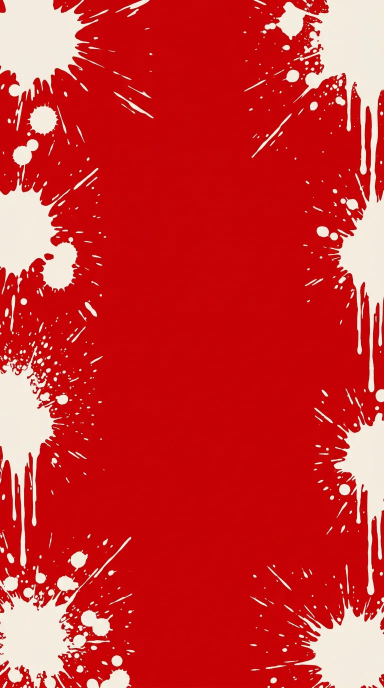
#> input picture src/p5r-red/assets/chat/bg_red.webp, 768 x 1376 px (shown at 1/2 size)
$ python -i prep_party.py   (imports and definitions only)
#> lines starting #> are read from the running program, lines starting #| are printed output that depends on the picture; after the words box and inside, x2 and y2 are one past the last pixel; in counts of white or black regions, pixels touching at a corner belong together
# M3 第二阶段：队伍名单驱动的角色素材（官方 ATLUS/SEGA 图 = 私有自用；背影为 generate_image 伪官方）。
# 输出（src/umbra/skins/p5r-red/assets/）：
#   head.<id>.webp   320x160  [ink 160 | color 160]   —— 首包只装当前队伍 + oracle
#   char.<id>.webp   1280x1120 atlas: cutin 1280x320 / bust 400 / nomask 400 / mask 400 / body 300x400 —— 懒加载
#   back.<id>.webp   场上背影（高 640）—— 懒加载
#   persona.<id>.webp 人格面具（蓝焰描边 + 辉光烘焙）—— 懒加载
#   show.<pair>.webp SHOWTIME 定格画 1280x720 —— 懒加载
# 行信息写 work/party-assets.json（build_manifest 合并），来源逐张记录。
from PIL import Image, ImageOps, ImageFilter, ImageEnhance, ImageChops, ImageDraw
import numpy as np
from scipy import ndimage
import os, json
ROOT = os.path.join(os.path.dirname(__file__), '..')
F = os.path.join(ROOT, 'work', 'party-src', 'fandom') + '/'
G = os.path.join(ROOT, 'work', 'gen') + '/'
O = '/workspace/work/umbra-red/red/assets/official/'
D = os.path.join(ROOT, 'src', 'umbra', 'skins', 'p5r-red', 'assets')
# [1 line not run here, left out]
rows = []
# ONLY=chars,show,bg,finish 只重做部分（其余行沿用 work/party-assets.json）——整跑 >2 分钟
ONLY = set(filter(None, os.environ.get('ONLY', 'chars,show,bg,finish').split(',')))
# [1 line not run here, left out]

# [8 lines left out: function save, not called in this run]

def tight(im):
    bb = im.getbbox(); return im.crop(bb) if bb else im
def fit(im, box):
    im = im.copy(); im.thumbnail(box, Image.LANCZOS); return im
def src(k):
    s = SRC[k]; return f"{s['title']} — {s['page']}"
# [46 lines left out: functions key_white, despill, toon, ink, not called in this run]

def square(im, n):
    im = fit(im, (n, n)); c = Image.new('RGBA', (n, n), (0, 0, 0, 0)); c.paste(im, ((n - im.width) // 2, n - im.height), im); return c

def glow(im, pad=36):
    """人格面具显形：蓝焰描边 + 蓝白辉光（离线烘焙，运行时不占滤镜名额）"""
    im = im.convert('RGBA'); w, h = im.size
    c = Image.new('RGBA', (w + pad * 2, h + pad * 2), (0, 0, 0, 0)); c.paste(im, (pad, pad), im)
    a = c.split()[-1]
    g1 = a.filter(ImageFilter.MaxFilter(15)).filter(ImageFilter.GaussianBlur(14)).point(lambda v: min(255, int(v * 1.25)))
    g2 = a.filter(ImageFilter.MaxFilter(7)).filter(ImageFilter.GaussianBlur(3))
    out = Image.new('RGBA', c.size, (40, 110, 255, 0)); out.putalpha(g1)
    rim = Image.new('RGBA', c.size, (170, 225, 255, 0)); rim.putalpha(g2)
    out.alpha_composite(rim)
    # 本体略偏冷（原作显形瞬间被蓝焰映照），保留原色
    body = c.copy(); rgb = body.convert('RGB'); blue = Image.new('RGB', c.size, (60, 120, 255))
    body2 = Image.blend(rgb, blue, 0.12).convert('RGBA'); body2.putalpha(a)
    out.alpha_composite(body2)
    return out

# ---------------------------------------------------------------- roster visuals
CH = {
 # id: masked bust, nomask, cutin, body(front, silhouettes), back, persona, mask box (fractions of bust), mask mode
 'joker':  dict(bust='head.joker', nomask=None, cut=O + 'slots/hero-cutin.webp', body=O + 'slots/hero.webp', back=G + 'joker-back.png', persona='per.arsene2', box=(0.18, 0.27, 0.74, 0.56), mode='bright'),
 'skull':  dict(bust='head.skull', nomask='nomask.skull', cut='cut.skull', body='body.skull', back=G + 'skull-back.png', persona='per.kidd', box=(0.36, 0.26, 0.94, 0.76)),
 'mona':   dict(bust='head.mona', nomask=None, cut='cut.mona', body='body.mona', back=G + 'mona-back.png', persona='per.zorro', box=None),
 'panther':dict(bust='head.panther', nomask='nomask.panther', cut='cut.panther', body='body.panther', back=G + 'panther-back.png', persona='per.carmen', box=(0.18, 0.0, 0.64, 0.44)),
 'fox':    dict(bust='head.fox', nomask='nomask.fox', cut='cut.fox', body='body.fox', back=G + 'fox-back.png', persona='per.goemon', box=(0.30, 0.0, 0.82, 0.68)),
 'queen':  dict(bust='head.queen', nomask='nomask.queen', cut='cut.queen', body='body.queen', back=G + 'queen-back.png', persona='per.johanna', box=(0.16, 0.34, 0.68, 0.68), mode='seg', sat=70, vmin=62, hull=True),
 'noir':   dict(bust='head.noir', nomask='nomask.noir', cut='cut.noir', body='body.noir', back=G + 'noir-back2.png', persona='per.milady', box=(0.13, 0.50, 0.84, 0.69), mode='seg', seg='dark'),
 'crow':   dict(bust='head.crow', nomask=None, cut='cut.crow', body='body.crow', back=G + 'crow-back2.png', persona='per.robin', box=(0.20, 0.0, 0.88, 0.72), mode='all'),
 'violet': dict(bust='head.violet', nomask='nomask.violet', cut='cut.violet', body='body.violet', back=G + 'violet-back.png', persona='per.cendrillon', box=(0.18, 0.38, 0.62, 0.64), mode='seg'),
 'oracle': dict(bust='head.oracle', nomask=None, cut='cut.oracle', body='body.oracle', back=None, persona=None, box=None),
}
# [16 lines left out: functions fpath, note_of, mona_band, not called in this run]

all_src = {}
# [104 lines not run here, left out]
# 第四阶段：Joker × Skull SHOWTIME 定格画 —— P5R 原作没有这一组，用两人官方立绘合成（红底放射线 + 黑斜带 + 网点 + 双层描边），标「伪官方·待替换」
def _mx(a, k):
    return Image.fromarray(ndimage.maximum_filter(np.asarray(a), size=k))
# [7 lines left out: function outline, not called in this run]
def padded(im, p=20):
    c = Image.new('RGBA', (im.width + 2 * p, im.height + 2 * p), (0, 0, 0, 0)); c.paste(im, (p, p), im); return c
cv = Image.new('RGBA', (1280, 720), (229, 25, 28, 255)); dr = ImageDraw.Draw(cv)
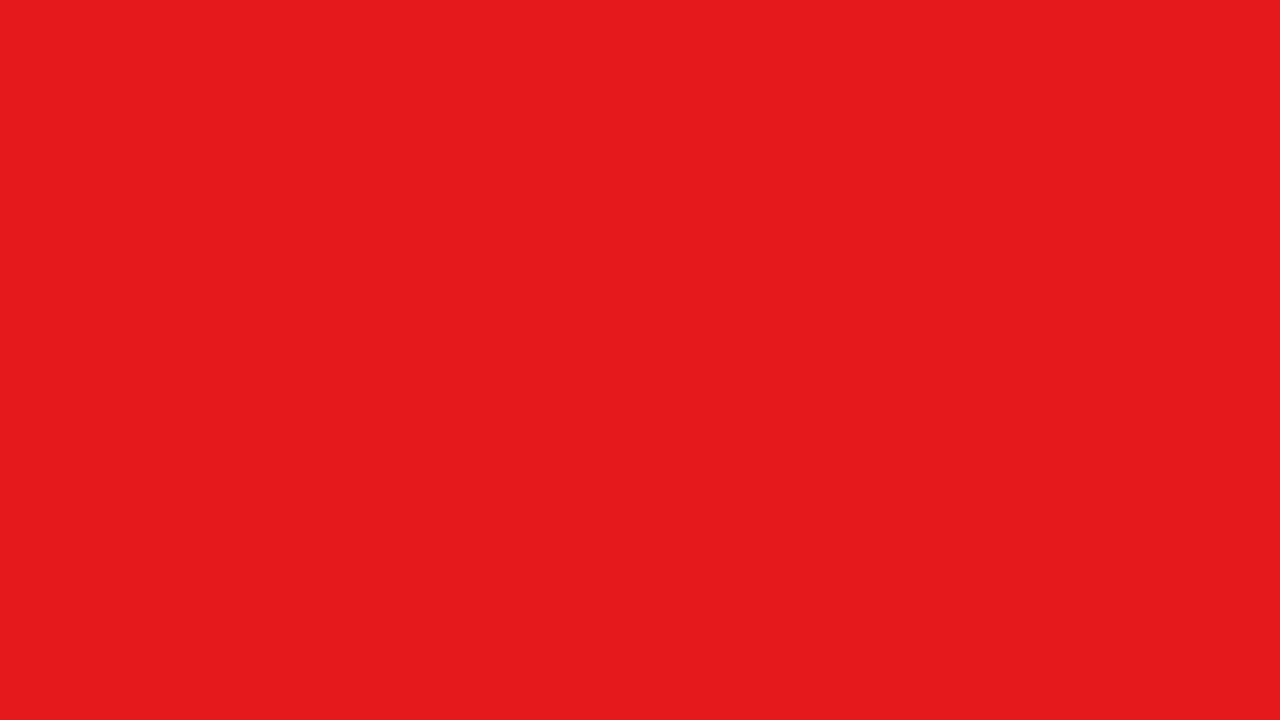
#> cv: PIL image 1280x720 RGBA; mean R, G, B, A 229, 25, 28, 255
if 'show' not in ONLY: cv = None
import math
# [45 lines not run here, left out]

# ---------------------------------------------------------------- 总攻收尾定格画（按发起者）：第四阶段换官方 Finishing Touch 高清 PNG（3000×1680，Fandom），不再用 GIF 末帧放大
P4 = os.path.join(ROOT, 'work', 'party-src', 'p4') + '/'
# [2 lines not run here, left out]
import shutil
FTMAP = {'joker': 'Joker', 'skull': 'Ryuji', 'mona': 'Morgana', 'panther': 'Ann', 'fox': 'Yusuke', 'queen': 'Makoto', 'noir': 'Haru', 'crow': 'Akechi', 'violet': 'Sumire'}
# [18 lines not run here, left out]

>>> from PIL import Image
>>> picture = Image.open('../../../src/p5r-red/assets/chat/bg_red.webp')
#> picture is the input picture: PIL image 768x1376 RGB; mean R, G, B 205.5, 46.5, 47.2
>>> result = glow(picture)
#> in glow, `c = Image.new('RGBA', (w + pad * 2, h + pad * 2), (0, 0, 0, 0))`: c: PIL image 840x1448 RGBA; every value is 0
#> in glow, `c.paste(im, (pad, pad), im)`:
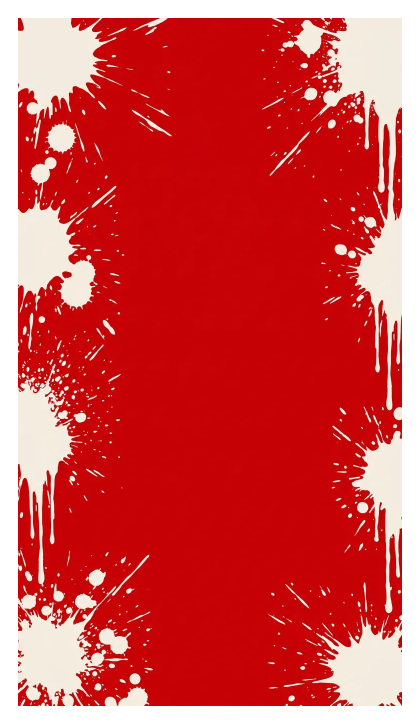
#> c: PIL image 840x1448 RGBA (shown at 1/2 size); mean R, G, B, A 178.6, 40.4, 41, 221.6; transparent parts drawn white
#> in glow, `a = c.split()[-1]`:
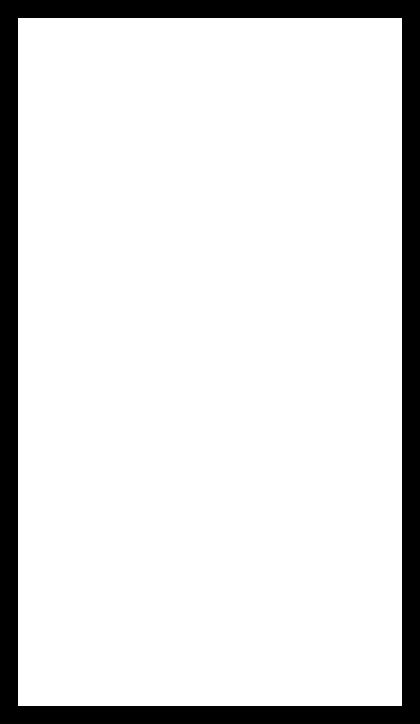
#> a: PIL image 840x1448 L (shown at 1/2 size); 86.9% white; 1 black region, box (x1, y1, x2, y2) and area: (0, 0, 840, 1448) 159552
#> in glow, `rim.putalpha(g2)`:
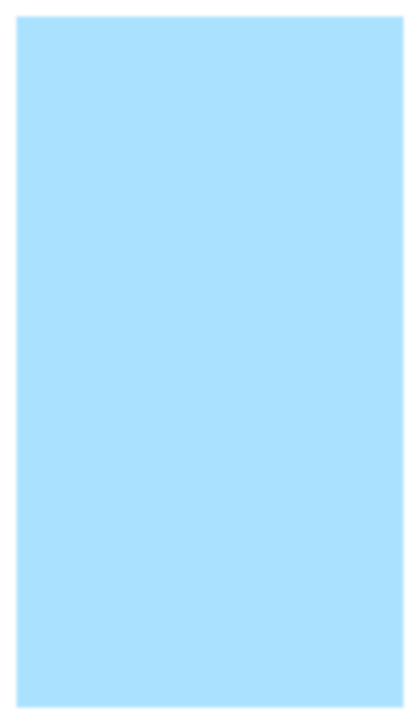
#> rim: PIL image 840x1448 RGBA (shown at 1/2 size); mean R, G, B, A 170, 225, 255, 224.3; transparent parts drawn white
#> in glow, `rgb = body.convert('RGB')`:
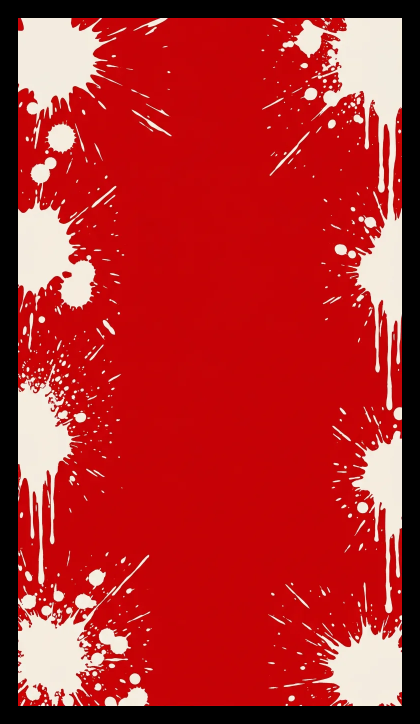
#> rgb: PIL image 840x1448 RGB (shown at 1/2 size); mean R, G, B 178.6, 40.4, 41
#> in glow, `blue = Image.new('RGB', c.size, (60, 120, 255))`:
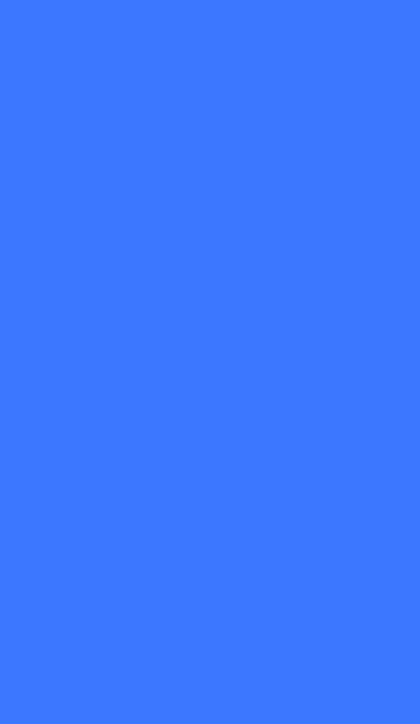
#> blue: PIL image 840x1448 RGB (shown at 1/2 size); mean R, G, B 60, 120, 255
#> in glow, `out.alpha_composite(body2)`:
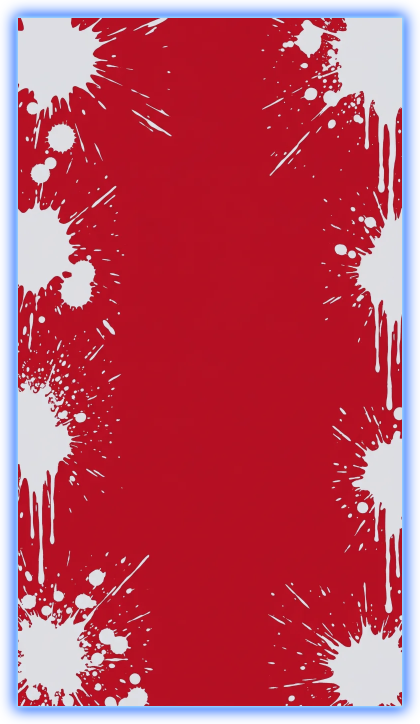
#> out: PIL image 840x1448 RGBA (shown at 1/2 size); mean R, G, B, A 169.9, 63.7, 95.6, 233.2; transparent parts drawn white
